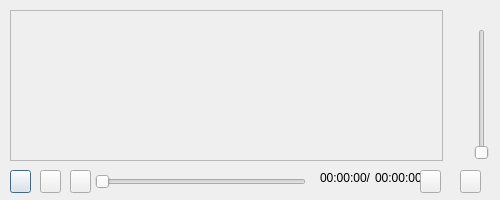
<?xml version="1.0" encoding="UTF-8"?>
<ui version="4.0">
 <class>Video_view</class>
 <widget class="QDialog" name="Video_view">
  <property name="geometry">
   <rect>
    <x>0</x>
    <y>0</y>
    <width>500</width>
    <height>200</height>
   </rect>
  </property>
  <property name="windowTitle">
   <string>Dialog</string>
  </property>
  <widget class="QSlider" name="horizontalSlider">
   <property name="geometry">
    <rect>
     <x>95</x>
     <y>172</y>
     <width>211</width>
     <height>20</height>
    </rect>
   </property>
   <property name="orientation">
    <enum>Qt::Horizontal</enum>
   </property>
  </widget>
  <widget class="QLabel" name="nowTimeLabel">
   <property name="geometry">
    <rect>
     <x>320</x>
     <y>170</y>
     <width>56</width>
     <height>16</height>
    </rect>
   </property>
   <property name="text">
    <string>00:00:00/</string>
   </property>
  </widget>
  <widget class="QLabel" name="totalTimeLabel">
   <property name="geometry">
    <rect>
     <x>375</x>
     <y>171</y>
     <width>54</width>
     <height>14</height>
    </rect>
   </property>
   <property name="text">
    <string>00:00:00</string>
   </property>
  </widget>
  <widget class="QPushButton" name="startButton">
   <property name="geometry">
    <rect>
     <x>10</x>
     <y>170</y>
     <width>21</width>
     <height>23</height>
    </rect>
   </property>
   <property name="text">
    <string/>
   </property>
  </widget>
  <widget class="QSlider" name="verticalSlider">
   <property name="geometry">
    <rect>
     <x>472</x>
     <y>29</y>
     <width>20</width>
     <height>131</height>
    </rect>
   </property>
   <property name="orientation">
    <enum>Qt::Vertical</enum>
   </property>
  </widget>
  <widget class="QScrollArea" name="scrollArea">
   <property name="geometry">
    <rect>
     <x>10</x>
     <y>10</y>
     <width>433</width>
     <height>151</height>
    </rect>
   </property>
   <property name="verticalScrollBarPolicy">
    <enum>Qt::ScrollBarAlwaysOff</enum>
   </property>
   <property name="horizontalScrollBarPolicy">
    <enum>Qt::ScrollBarAlwaysOff</enum>
   </property>
   <property name="widgetResizable">
    <bool>true</bool>
   </property>
   <widget class="QWidget" name="scrollAreaWidgetContents">
    <property name="geometry">
     <rect>
      <x>0</x>
      <y>0</y>
      <width>431</width>
      <height>149</height>
     </rect>
    </property>
   </widget>
  </widget>
  <widget class="QPushButton" name="voiceButton">
   <property name="geometry">
    <rect>
     <x>460</x>
     <y>170</y>
     <width>21</width>
     <height>23</height>
    </rect>
   </property>
   <property name="text">
    <string/>
   </property>
  </widget>
  <widget class="QPushButton" name="fullScreenButton">
   <property name="geometry">
    <rect>
     <x>420</x>
     <y>170</y>
     <width>21</width>
     <height>23</height>
    </rect>
   </property>
   <property name="text">
    <string/>
   </property>
  </widget>
  <widget class="QPushButton" name="stopButton">
   <property name="geometry">
    <rect>
     <x>70</x>
     <y>170</y>
     <width>21</width>
     <height>23</height>
    </rect>
   </property>
   <property name="text">
    <string/>
   </property>
  </widget>
  <widget class="QPushButton" name="pauseButton">
   <property name="geometry">
    <rect>
     <x>40</x>
     <y>170</y>
     <width>21</width>
     <height>23</height>
    </rect>
   </property>
   <property name="text">
    <string/>
   </property>
  </widget>
 </widget>
 <resources/>
 <connections/>
</ui>
